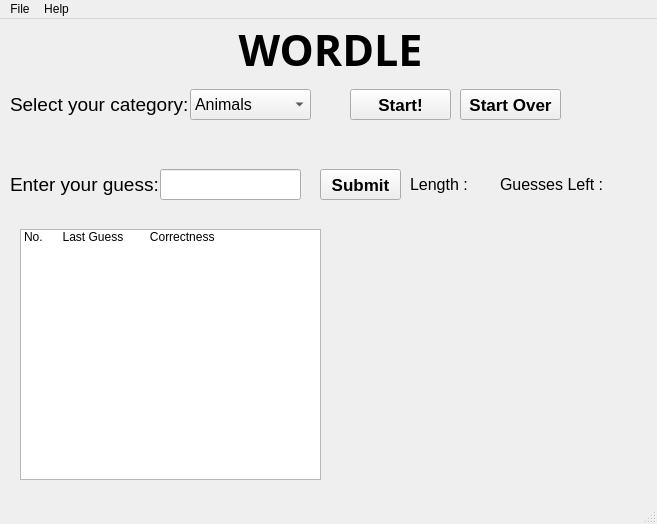
<?xml version="1.0" encoding="UTF-8"?>
<ui version="4.0">
 <class>MainWindow</class>
 <widget class="QMainWindow" name="MainWindow">
  <property name="geometry">
   <rect>
    <x>0</x>
    <y>0</y>
    <width>657</width>
    <height>524</height>
   </rect>
  </property>
  <property name="sizePolicy">
   <sizepolicy hsizetype="Fixed" vsizetype="Fixed">
    <horstretch>0</horstretch>
    <verstretch>0</verstretch>
   </sizepolicy>
  </property>
  <property name="windowTitle">
   <string>MainWindow</string>
  </property>
  <widget class="QWidget" name="centralwidget">
   <widget class="QComboBox" name="CatComboBox">
    <property name="geometry">
     <rect>
      <x>190</x>
      <y>70</y>
      <width>121</width>
      <height>31</height>
     </rect>
    </property>
    <property name="font">
     <font>
      <pointsize>12</pointsize>
     </font>
    </property>
    <item>
     <property name="text">
      <string>Animals</string>
     </property>
    </item>
    <item>
     <property name="text">
      <string>Jobs</string>
     </property>
    </item>
    <item>
     <property name="text">
      <string>Food</string>
     </property>
    </item>
    <item>
     <property name="text">
      <string>Cities</string>
     </property>
    </item>
    <item>
     <property name="text">
      <string>Items</string>
     </property>
    </item>
   </widget>
   <widget class="QLabel" name="label">
    <property name="geometry">
     <rect>
      <x>10</x>
      <y>70</y>
      <width>181</width>
      <height>31</height>
     </rect>
    </property>
    <property name="font">
     <font>
      <pointsize>14</pointsize>
     </font>
    </property>
    <property name="text">
     <string>Select your category: </string>
    </property>
   </widget>
   <widget class="QPushButton" name="StartBtn">
    <property name="geometry">
     <rect>
      <x>350</x>
      <y>70</y>
      <width>101</width>
      <height>31</height>
     </rect>
    </property>
    <property name="font">
     <font>
      <pointsize>13</pointsize>
      <bold>true</bold>
     </font>
    </property>
    <property name="text">
     <string>Start!</string>
    </property>
   </widget>
   <widget class="QLabel" name="label_2">
    <property name="geometry">
     <rect>
      <x>10</x>
      <y>150</y>
      <width>181</width>
      <height>31</height>
     </rect>
    </property>
    <property name="font">
     <font>
      <pointsize>14</pointsize>
     </font>
    </property>
    <property name="text">
     <string>Enter your guess:</string>
    </property>
   </widget>
   <widget class="QLabel" name="label_3">
    <property name="geometry">
     <rect>
      <x>410</x>
      <y>150</y>
      <width>91</width>
      <height>31</height>
     </rect>
    </property>
    <property name="font">
     <font>
      <pointsize>12</pointsize>
     </font>
    </property>
    <property name="text">
     <string>Length : </string>
    </property>
   </widget>
   <widget class="QPushButton" name="StartOverBtn">
    <property name="geometry">
     <rect>
      <x>460</x>
      <y>70</y>
      <width>101</width>
      <height>31</height>
     </rect>
    </property>
    <property name="font">
     <font>
      <pointsize>13</pointsize>
      <bold>true</bold>
     </font>
    </property>
    <property name="text">
     <string>Start Over</string>
    </property>
   </widget>
   <widget class="QPushButton" name="SubmitBtn">
    <property name="geometry">
     <rect>
      <x>320</x>
      <y>150</y>
      <width>81</width>
      <height>31</height>
     </rect>
    </property>
    <property name="font">
     <font>
      <pointsize>13</pointsize>
      <bold>true</bold>
     </font>
    </property>
    <property name="text">
     <string>Submit</string>
    </property>
   </widget>
   <widget class="QLabel" name="label_4">
    <property name="geometry">
     <rect>
      <x>500</x>
      <y>150</y>
      <width>251</width>
      <height>31</height>
     </rect>
    </property>
    <property name="font">
     <font>
      <pointsize>12</pointsize>
     </font>
    </property>
    <property name="text">
     <string>Guesses Left :</string>
    </property>
   </widget>
   <widget class="QPushButton" name="worldeLable">
    <property name="geometry">
     <rect>
      <x>200</x>
      <y>0</y>
      <width>261</width>
      <height>61</height>
     </rect>
    </property>
    <property name="palette">
     <palette>
      <active>
       <colorrole role="WindowText">
        <brush brushstyle="SolidPattern">
         <color alpha="255">
          <red>0</red>
          <green>0</green>
          <blue>0</blue>
         </color>
        </brush>
       </colorrole>
       <colorrole role="Button">
        <brush brushstyle="SolidPattern">
         <color alpha="0">
          <red>0</red>
          <green>0</green>
          <blue>0</blue>
         </color>
        </brush>
       </colorrole>
       <colorrole role="Light">
        <brush brushstyle="SolidPattern">
         <color alpha="255">
          <red>255</red>
          <green>255</green>
          <blue>255</blue>
         </color>
        </brush>
       </colorrole>
       <colorrole role="Midlight">
        <brush brushstyle="SolidPattern">
         <color alpha="255">
          <red>255</red>
          <green>255</green>
          <blue>255</blue>
         </color>
        </brush>
       </colorrole>
       <colorrole role="Dark">
        <brush brushstyle="SolidPattern">
         <color alpha="255">
          <red>127</red>
          <green>127</green>
          <blue>127</blue>
         </color>
        </brush>
       </colorrole>
       <colorrole role="Mid">
        <brush brushstyle="SolidPattern">
         <color alpha="255">
          <red>170</red>
          <green>170</green>
          <blue>170</blue>
         </color>
        </brush>
       </colorrole>
       <colorrole role="Text">
        <brush brushstyle="SolidPattern">
         <color alpha="255">
          <red>0</red>
          <green>0</green>
          <blue>0</blue>
         </color>
        </brush>
       </colorrole>
       <colorrole role="BrightText">
        <brush brushstyle="SolidPattern">
         <color alpha="255">
          <red>255</red>
          <green>255</green>
          <blue>255</blue>
         </color>
        </brush>
       </colorrole>
       <colorrole role="ButtonText">
        <brush brushstyle="SolidPattern">
         <color alpha="255">
          <red>0</red>
          <green>0</green>
          <blue>0</blue>
         </color>
        </brush>
       </colorrole>
       <colorrole role="Base">
        <brush brushstyle="SolidPattern">
         <color alpha="0">
          <red>0</red>
          <green>0</green>
          <blue>0</blue>
         </color>
        </brush>
       </colorrole>
       <colorrole role="Window">
        <brush brushstyle="SolidPattern">
         <color alpha="0">
          <red>0</red>
          <green>0</green>
          <blue>0</blue>
         </color>
        </brush>
       </colorrole>
       <colorrole role="Shadow">
        <brush brushstyle="SolidPattern">
         <color alpha="255">
          <red>0</red>
          <green>0</green>
          <blue>0</blue>
         </color>
        </brush>
       </colorrole>
       <colorrole role="AlternateBase">
        <brush brushstyle="SolidPattern">
         <color alpha="255">
          <red>255</red>
          <green>255</green>
          <blue>255</blue>
         </color>
        </brush>
       </colorrole>
       <colorrole role="ToolTipBase">
        <brush brushstyle="SolidPattern">
         <color alpha="255">
          <red>255</red>
          <green>255</green>
          <blue>220</blue>
         </color>
        </brush>
       </colorrole>
       <colorrole role="ToolTipText">
        <brush brushstyle="SolidPattern">
         <color alpha="255">
          <red>0</red>
          <green>0</green>
          <blue>0</blue>
         </color>
        </brush>
       </colorrole>
       <colorrole role="PlaceholderText">
        <brush brushstyle="SolidPattern">
         <color alpha="127">
          <red>0</red>
          <green>0</green>
          <blue>0</blue>
         </color>
        </brush>
       </colorrole>
      </active>
      <inactive>
       <colorrole role="WindowText">
        <brush brushstyle="SolidPattern">
         <color alpha="255">
          <red>0</red>
          <green>0</green>
          <blue>0</blue>
         </color>
        </brush>
       </colorrole>
       <colorrole role="Button">
        <brush brushstyle="SolidPattern">
         <color alpha="0">
          <red>0</red>
          <green>0</green>
          <blue>0</blue>
         </color>
        </brush>
       </colorrole>
       <colorrole role="Light">
        <brush brushstyle="SolidPattern">
         <color alpha="255">
          <red>255</red>
          <green>255</green>
          <blue>255</blue>
         </color>
        </brush>
       </colorrole>
       <colorrole role="Midlight">
        <brush brushstyle="SolidPattern">
         <color alpha="255">
          <red>255</red>
          <green>255</green>
          <blue>255</blue>
         </color>
        </brush>
       </colorrole>
       <colorrole role="Dark">
        <brush brushstyle="SolidPattern">
         <color alpha="255">
          <red>127</red>
          <green>127</green>
          <blue>127</blue>
         </color>
        </brush>
       </colorrole>
       <colorrole role="Mid">
        <brush brushstyle="SolidPattern">
         <color alpha="255">
          <red>170</red>
          <green>170</green>
          <blue>170</blue>
         </color>
        </brush>
       </colorrole>
       <colorrole role="Text">
        <brush brushstyle="SolidPattern">
         <color alpha="255">
          <red>0</red>
          <green>0</green>
          <blue>0</blue>
         </color>
        </brush>
       </colorrole>
       <colorrole role="BrightText">
        <brush brushstyle="SolidPattern">
         <color alpha="255">
          <red>255</red>
          <green>255</green>
          <blue>255</blue>
         </color>
        </brush>
       </colorrole>
       <colorrole role="ButtonText">
        <brush brushstyle="SolidPattern">
         <color alpha="255">
          <red>0</red>
          <green>0</green>
          <blue>0</blue>
         </color>
        </brush>
       </colorrole>
       <colorrole role="Base">
        <brush brushstyle="SolidPattern">
         <color alpha="0">
          <red>0</red>
          <green>0</green>
          <blue>0</blue>
         </color>
        </brush>
       </colorrole>
       <colorrole role="Window">
        <brush brushstyle="SolidPattern">
         <color alpha="0">
          <red>0</red>
          <green>0</green>
          <blue>0</blue>
         </color>
        </brush>
       </colorrole>
       <colorrole role="Shadow">
        <brush brushstyle="SolidPattern">
         <color alpha="255">
          <red>0</red>
          <green>0</green>
          <blue>0</blue>
         </color>
        </brush>
       </colorrole>
       <colorrole role="AlternateBase">
        <brush brushstyle="SolidPattern">
         <color alpha="255">
          <red>255</red>
          <green>255</green>
          <blue>255</blue>
         </color>
        </brush>
       </colorrole>
       <colorrole role="ToolTipBase">
        <brush brushstyle="SolidPattern">
         <color alpha="255">
          <red>255</red>
          <green>255</green>
          <blue>220</blue>
         </color>
        </brush>
       </colorrole>
       <colorrole role="ToolTipText">
        <brush brushstyle="SolidPattern">
         <color alpha="255">
          <red>0</red>
          <green>0</green>
          <blue>0</blue>
         </color>
        </brush>
       </colorrole>
       <colorrole role="PlaceholderText">
        <brush brushstyle="SolidPattern">
         <color alpha="127">
          <red>0</red>
          <green>0</green>
          <blue>0</blue>
         </color>
        </brush>
       </colorrole>
      </inactive>
      <disabled>
       <colorrole role="WindowText">
        <brush brushstyle="SolidPattern">
         <color alpha="255">
          <red>127</red>
          <green>127</green>
          <blue>127</blue>
         </color>
        </brush>
       </colorrole>
       <colorrole role="Button">
        <brush brushstyle="SolidPattern">
         <color alpha="0">
          <red>0</red>
          <green>0</green>
          <blue>0</blue>
         </color>
        </brush>
       </colorrole>
       <colorrole role="Light">
        <brush brushstyle="SolidPattern">
         <color alpha="255">
          <red>255</red>
          <green>255</green>
          <blue>255</blue>
         </color>
        </brush>
       </colorrole>
       <colorrole role="Midlight">
        <brush brushstyle="SolidPattern">
         <color alpha="255">
          <red>255</red>
          <green>255</green>
          <blue>255</blue>
         </color>
        </brush>
       </colorrole>
       <colorrole role="Dark">
        <brush brushstyle="SolidPattern">
         <color alpha="255">
          <red>127</red>
          <green>127</green>
          <blue>127</blue>
         </color>
        </brush>
       </colorrole>
       <colorrole role="Mid">
        <brush brushstyle="SolidPattern">
         <color alpha="255">
          <red>170</red>
          <green>170</green>
          <blue>170</blue>
         </color>
        </brush>
       </colorrole>
       <colorrole role="Text">
        <brush brushstyle="SolidPattern">
         <color alpha="255">
          <red>127</red>
          <green>127</green>
          <blue>127</blue>
         </color>
        </brush>
       </colorrole>
       <colorrole role="BrightText">
        <brush brushstyle="SolidPattern">
         <color alpha="255">
          <red>255</red>
          <green>255</green>
          <blue>255</blue>
         </color>
        </brush>
       </colorrole>
       <colorrole role="ButtonText">
        <brush brushstyle="SolidPattern">
         <color alpha="255">
          <red>127</red>
          <green>127</green>
          <blue>127</blue>
         </color>
        </brush>
       </colorrole>
       <colorrole role="Base">
        <brush brushstyle="SolidPattern">
         <color alpha="0">
          <red>0</red>
          <green>0</green>
          <blue>0</blue>
         </color>
        </brush>
       </colorrole>
       <colorrole role="Window">
        <brush brushstyle="SolidPattern">
         <color alpha="0">
          <red>0</red>
          <green>0</green>
          <blue>0</blue>
         </color>
        </brush>
       </colorrole>
       <colorrole role="Shadow">
        <brush brushstyle="SolidPattern">
         <color alpha="255">
          <red>0</red>
          <green>0</green>
          <blue>0</blue>
         </color>
        </brush>
       </colorrole>
       <colorrole role="AlternateBase">
        <brush brushstyle="SolidPattern">
         <color alpha="255">
          <red>255</red>
          <green>255</green>
          <blue>255</blue>
         </color>
        </brush>
       </colorrole>
       <colorrole role="ToolTipBase">
        <brush brushstyle="SolidPattern">
         <color alpha="255">
          <red>255</red>
          <green>255</green>
          <blue>220</blue>
         </color>
        </brush>
       </colorrole>
       <colorrole role="ToolTipText">
        <brush brushstyle="SolidPattern">
         <color alpha="255">
          <red>0</red>
          <green>0</green>
          <blue>0</blue>
         </color>
        </brush>
       </colorrole>
       <colorrole role="PlaceholderText">
        <brush brushstyle="SolidPattern">
         <color alpha="127">
          <red>127</red>
          <green>127</green>
          <blue>127</blue>
         </color>
        </brush>
       </colorrole>
      </disabled>
     </palette>
    </property>
    <property name="font">
     <font>
      <family>Rockwell</family>
      <pointsize>32</pointsize>
      <bold>true</bold>
     </font>
    </property>
    <property name="styleSheet">
     <string notr="true">QPushButton {
border:none;
background: transparent;
}</string>
    </property>
    <property name="text">
     <string>WORDLE</string>
    </property>
   </widget>
   <widget class="QLineEdit" name="GuessTxtBox">
    <property name="geometry">
     <rect>
      <x>160</x>
      <y>150</y>
      <width>141</width>
      <height>31</height>
     </rect>
    </property>
   </widget>
   <widget class="QLabel" name="label_sec">
    <property name="geometry">
     <rect>
      <x>490</x>
      <y>20</y>
      <width>141</width>
      <height>16</height>
     </rect>
    </property>
    <property name="text">
     <string/>
    </property>
   </widget>
   <widget class="QListWidget" name="listWidget">
    <property name="geometry">
     <rect>
      <x>20</x>
      <y>210</y>
      <width>301</width>
      <height>251</height>
     </rect>
    </property>
    <item>
     <property name="text">
      <string>No.      Last Guess        Correctness</string>
     </property>
    </item>
   </widget>
   <widget class="QLabel" name="label_status">
    <property name="geometry">
     <rect>
      <x>340</x>
      <y>360</y>
      <width>291</width>
      <height>91</height>
     </rect>
    </property>
    <property name="font">
     <font>
      <pointsize>38</pointsize>
      <bold>true</bold>
     </font>
    </property>
    <property name="styleSheet">
     <string notr="true"/>
    </property>
    <property name="text">
     <string/>
    </property>
    <property name="alignment">
     <set>Qt::AlignCenter</set>
    </property>
   </widget>
   <widget class="QWidget" name="">
    <property name="geometry">
     <rect>
      <x>320</x>
      <y>220</y>
      <width>321</width>
      <height>131</height>
     </rect>
    </property>
    <layout class="QVBoxLayout" name="verticalLayout">
     <item>
      <widget class="QLabel" name="label_dis_guess">
       <property name="font">
        <font>
         <pointsize>29</pointsize>
        </font>
       </property>
       <property name="styleSheet">
        <string notr="true">color: rgb(0, 85, 127);</string>
       </property>
       <property name="text">
        <string/>
       </property>
       <property name="alignment">
        <set>Qt::AlignCenter</set>
       </property>
      </widget>
     </item>
     <item>
      <widget class="QLabel" name="label_dis_Cr">
       <property name="font">
        <font>
         <pointsize>29</pointsize>
        </font>
       </property>
       <property name="styleSheet">
        <string notr="true">color: rgb(170, 0, 0);</string>
       </property>
       <property name="text">
        <string/>
       </property>
       <property name="alignment">
        <set>Qt::AlignCenter</set>
       </property>
      </widget>
     </item>
    </layout>
   </widget>
  </widget>
  <widget class="QMenuBar" name="menubar">
   <property name="geometry">
    <rect>
     <x>0</x>
     <y>0</y>
     <width>657</width>
     <height>21</height>
    </rect>
   </property>
   <widget class="QMenu" name="menuFile">
    <property name="title">
     <string>File</string>
    </property>
    <addaction name="actionQuit"/>
   </widget>
   <widget class="QMenu" name="menuHelp">
    <property name="title">
     <string>Help</string>
    </property>
    <addaction name="actionHowToPlay"/>
    <addaction name="actionAEZAKEMI"/>
   </widget>
   <addaction name="menuFile"/>
   <addaction name="menuHelp"/>
  </widget>
  <widget class="QStatusBar" name="statusbar"/>
  <action name="actionHowToPlay">
   <property name="text">
    <string>How To Play</string>
   </property>
  </action>
  <action name="actionAEZAKEMI">
   <property name="enabled">
    <bool>false</bool>
   </property>
   <property name="text">
    <string>AEZAKEMI</string>
   </property>
  </action>
  <action name="actionQuit">
   <property name="text">
    <string>Quit</string>
   </property>
  </action>
 </widget>
 <resources/>
 <connections/>
</ui>
